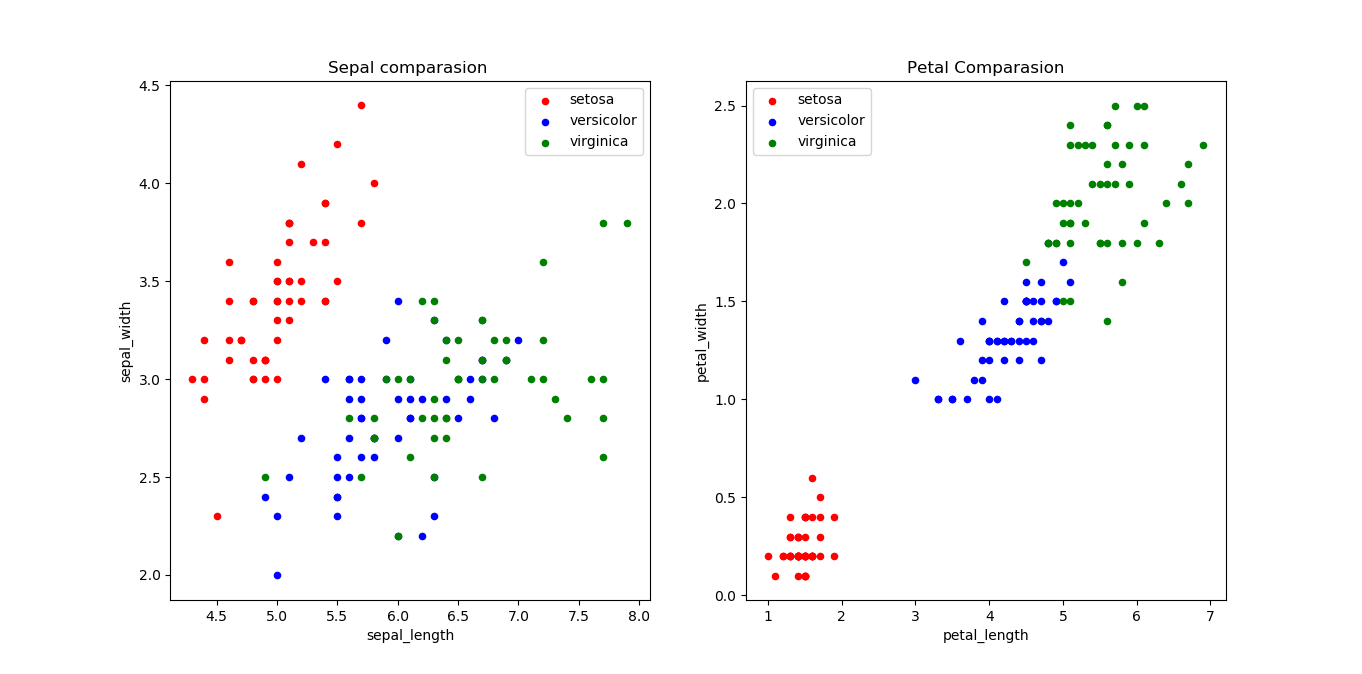

This figure's Python source:
#Caroline Weldon 
#Iris Data Set



import pandas as pd
from pandas.plotting import scatter_matrix
import numpy as np
import matplotlib.pyplot as plt 
from numpy.random import randn

iris = pd.read_csv('iris_dataset.csv')


#description of the data by species
setosa=iris[iris['species']=='setosa']
versicolor =iris[iris['species']=='versicolor']
virginica =iris[iris['species']=='virginica']
#petal width/petal length scatter plot and sepal/sepal length scatter 

#scatter for each Species petal width/petal length scatter plot and sepal/sepal length scatter 

plt.figure()
fig,ax=plt.subplots(1,2,figsize=(21, 10))

setosa.plot(x="sepal_length", y="sepal_width", kind="scatter",ax=ax[0],label='setosa',color='r')
versicolor.plot(x="sepal_length",y="sepal_width",kind="scatter",ax=ax[0],label='versicolor',color='b')
virginica.plot(x="sepal_length", y="sepal_width", kind="scatter", ax=ax[0], label='virginica', color='g')

setosa.plot(x="petal_length", y="petal_width", kind="scatter",ax=ax[1],label='setosa',color='r')
versicolor.plot(x="petal_length",y="petal_width",kind="scatter",ax=ax[1],label='versicolor',color='b')
virginica.plot(x="petal_length", y="petal_width", kind="scatter", ax=ax[1], label='virginica', color='g')

ax[0].set(title='Sepal comparasion ', ylabel='sepal_width')
ax[1].set(title='Petal Comparasion',  ylabel='petal_width')
ax[0].legend()
ax[1].legend()
plt.show()
